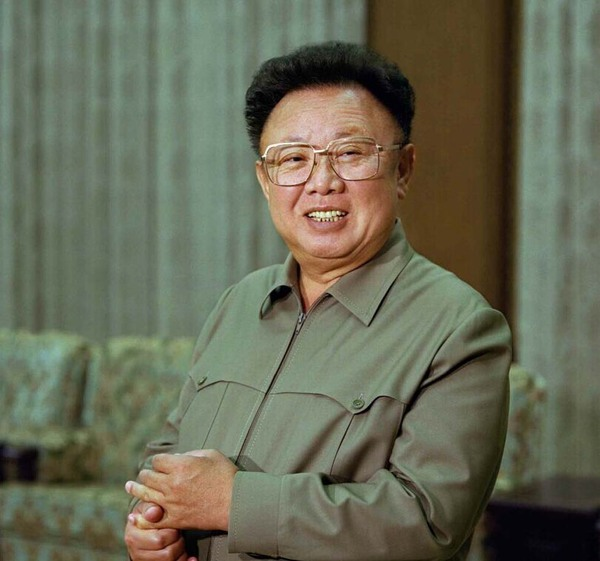
#> input picture 2-第二天-机器学习的数学基础-数学分析-于老师/img/jin.jpg, 600 x 561 px, found by its file name
$ python '第四章-svd图像压缩.py'
#> lines starting #> are read from the running program, lines starting #| are printed output that depends on the picture
import matplotlib.image as mpimg # mpimg 用于读取图片
import numpy as np
import matplotlib.pyplot as plt
img = mpimg.imread('img/jin.jpg')
#> img is the input picture: shape (561, 600, 3); mean R, G, B 103.8, 106, 86.2
img = img[:, :, :]/255
# 灰度化
a1, a2, a3 = 0.2989, 0.5870, 0.1140
img_gray = img[:,:,0]*a1+img[:,:,1]*a2+img[:,:,2]*a3
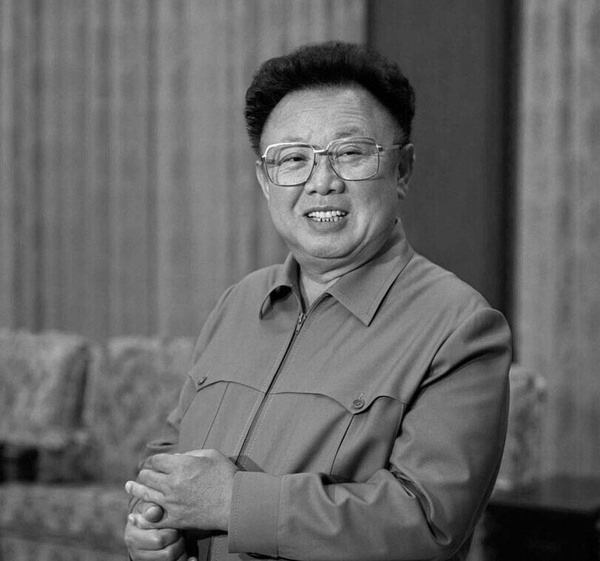
#> img_gray: shape (561, 600) float64; min 0, max 0.987, mean 0.404
# 奇异值分解
from numpy import linalg as LA
M, Q, N = np.linalg.svd(img_gray, full_matrices=True)
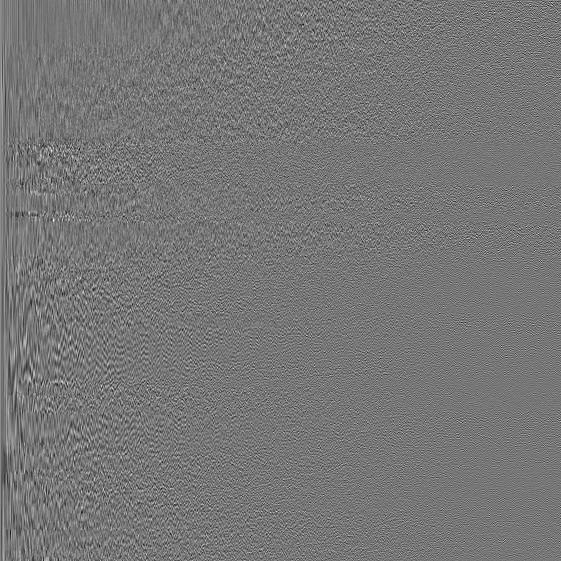
#> M: shape (561, 561) float64; min -0.243, max 0.279, mean 7.1e-05; drawn with min black and max white
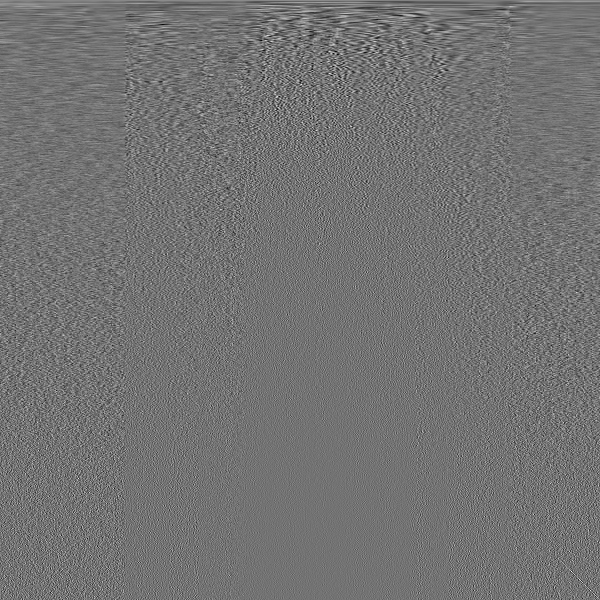
#> N: shape (600, 600) float64; min -0.238, max 0.288, mean 6.88e-05; drawn with min black and max white
#> Q = 561 values, max 241.1 at index 0, min 0.00187 at index 560, mean 1.26
Q=np.diag(Q)
re_img=M[:, :50] @ Q[:50, :50] @ N[:50, :]
plt.imshow(np.real(re_img), cmap=plt.get_cmap("gray"))
plt.show()
